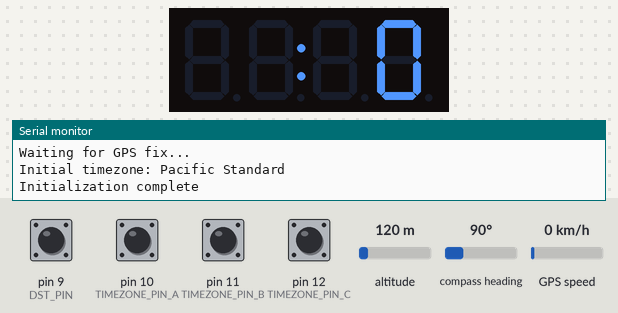
Recording of a sketch running on a simulated Arduino Uno, built with avr-gcc and run on an emulated ATmega328P. Shown: 4-digit seven-segment display, the last lines printed to the serial monitor. The inputs (shaded band) are chosen by the test bench; at power-on: pin 9 (DST_PIN), pin 10 (TIMEZONE_PIN_A), pin 11 (TIMEZONE_PIN_B), pin 12 (TIMEZONE_PIN_C) HIGH, altitude 120 m, compass heading 90°, GPS speed 0 km/h. The GPS gets a fix after 3 s at 37.7749, -122.4194 with 8 satellites.

Above: at 2.2 s.
2.3 s: pin 9 (DST_PIN) pulled LOW for 1 s
At 3.8 s:
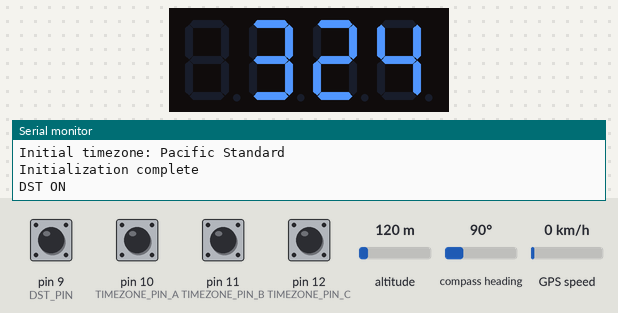
5.5 s: pin 12 (TIMEZONE_PIN_C) pulled LOW for 1 s
At 7.8 s:
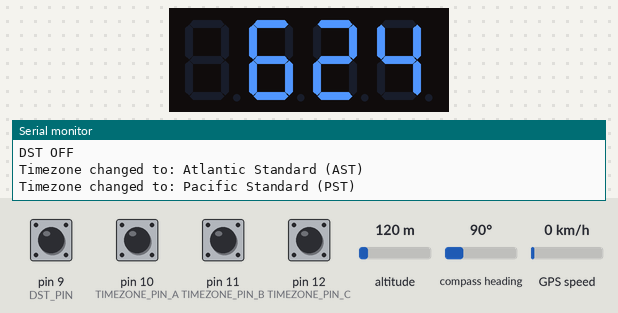
9.5 s: pin 12 (TIMEZONE_PIN_C) pulled LOW for 3.2 s
Timing chart, 0 to 12.5 s (numbered marks = the images above; inputs shaded):
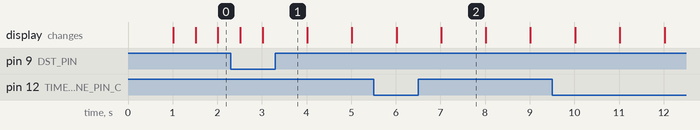

Measured:
- after the input at 5.5 s, the display: first differs from a run without the input after 1.5 s (image 2)
- what the display in image 2 shows lasts 1.0 s, from 7.0 s to 8.0 s

The sketch:

gps_clock_tz_dst.ino
```cpp
/**
 * GPS Clock with 7-Segment Display
 * and DST/TimeZone selector
 */

#include "SoftwareSerial.h"
#include "Wire.h"
#include "Adafruit_LEDBackpack.h"
#include "Adafruit_GFX.h"
#include "Adafruit_GPS.h"

// Configuration Constants
namespace Config {
  // Display settings
  const bool TIME_24_HOUR = false;
  const uint8_t DISPLAY_ADDRESS = 0x70;

  // Time zone settings
  const uint8_t DST_PIN = 9;           // Pin for DST switch
  const uint8_t TIMEZONE_PIN_A = 10;   // Pin A for timezone selection
  const uint8_t TIMEZONE_PIN_B = 11;   // Pin B for timezone selection
  const uint8_t TIMEZONE_PIN_C = 12;   // Pin C for timezone selection

  // GPS settings
  const uint8_t GPS_RX_PIN = 8;
  const uint8_t GPS_TX_PIN = 7;
  const uint32_t GPS_BAUD = 9600;
  const uint32_t SERIAL_BAUD = 115200;

  // Update intervals
  const uint16_t DISPLAY_UPDATE_MS = 100;
  const uint16_t TIMEZONE_CHECK_MS = 1000;  // Check timezone switches every second
}

// Hardware instances
Adafruit_7segment display = Adafruit_7segment();
SoftwareSerial gpsSerial(Config::GPS_RX_PIN, Config::GPS_TX_PIN);
Adafruit_GPS gps(&gpsSerial);

// Timezone definitions
struct Timezone {
  const char* name;
  const char* abbreviation;
  int8_t utcOffset;        // Standard time offset from UTC
  bool observesDST;        // Whether this timezone observes DST
  int8_t dstOffset;        // Additional offset during DST (usually +1)
};

// Predefined timezones (expandable)
const Timezone TIMEZONES[] = {
  {"Pacific Standard", "PST", -8, true, 1},      // 000
  {"Mountain Standard", "MST", -7, true, 1},     // 001
  {"Central Standard", "CST", -6, true, 1},      // 010
  {"Eastern Standard", "EST", -5, true, 1},      // 011
  {"Atlantic Standard", "AST", -4, false, 0},    // 100
  {"Hawaii Standard", "HST", -10, false, 0},     // 101
  {"Alaska Standard", "AKST", -9, true, 1},      // 110
  {"UTC", "UTC", 0, false, 0}                    // 111
};

const uint8_t NUM_TIMEZONES = sizeof(TIMEZONES) / sizeof(TIMEZONES[0]);

// State variables
struct ClockState {
  uint32_t lastUpdate = 0;
  uint32_t lastTimezoneCheck = 0;
  bool colonState = false;
  bool gpsFixValid = false;
  uint8_t hours = 0;
  uint8_t minutes = 0;
  uint8_t seconds = 0;
  uint8_t currentTimezoneIndex = 0;
  bool isDSTActive = false;
  bool dstSwitchState = false;
  uint8_t timezoneSwitchState = 0;
} clockState;

/**
 * Initialize all hardware components
 */
void setup() {
  Serial.begin(Config::SERIAL_BAUD);
  Serial.println(F("GPS Clock Starting..."));

  initializeDisplay();
  initializeGPS();
  initializePins();

  Serial.println(F("Initialization complete"));
}

/**
 * Main program loop
 */
void loop() {
  updateGPSData();
  updateTimezoneIfNeeded();

  if (millis() - clockState.lastUpdate >= Config::DISPLAY_UPDATE_MS) {
    updateDisplay();
    clockState.lastUpdate = millis();
  }
}

/**
 * Initialize the 7-segment display
 */
void initializeDisplay() {
  display.begin(Config::DISPLAY_ADDRESS);
  display.setBrightness(15);  // Max brightness

  // Show startup pattern
  display.print(8888);
  display.drawColon(true);
  display.writeDisplay();
  delay(1000);
  display.clear();
  display.writeDisplay();
}

/**
 * Initialize GPS module
 */
void initializeGPS() {
  gps.begin(Config::GPS_BAUD);

  // Configure GPS for optimal clock usage
  gps.sendCommand(PMTK_SET_NMEA_OUTPUT_RMCONLY);
  gps.sendCommand(PMTK_SET_NMEA_UPDATE_1HZ);

  enableGPSInterrupt();

  Serial.println(F("Waiting for GPS fix..."));
}

/**
 * Initialize input pins
 */
void initializePins() {
  pinMode(Config::DST_PIN, INPUT_PULLUP);
  pinMode(Config::TIMEZONE_PIN_A, INPUT_PULLUP);
  pinMode(Config::TIMEZONE_PIN_B, INPUT_PULLUP);
  pinMode(Config::TIMEZONE_PIN_C, INPUT_PULLUP);

  // Initialize timezone state
  updateTimezoneSettings();

  Serial.print(F("Initial timezone: "));
  Serial.println(getCurrentTimezone().name);
}

/**
 * Update GPS data if available
 */
void updateGPSData() {
  if (gps.newNMEAreceived()) {
    if (gps.parse(gps.lastNMEA())) {
      clockState.gpsFixValid = gps.fix;

      if (clockState.gpsFixValid) {
        updateTimeFromGPS();
      }
    }
  }
}

/**
 * Extract and adjust time from GPS data
 */
void updateTimeFromGPS() {
  int totalOffset = calculateTimezoneOffset();
  int adjustedHours = gps.hour + totalOffset;

  // Handle day boundary crossings
  adjustedHours = normalizeHours(adjustedHours);

  clockState.hours = adjustedHours;
  clockState.minutes = gps.minute;
  clockState.seconds = gps.seconds;
}

/**
 * Normalize hours to 0-23 range, handling day boundaries
 */
int normalizeHours(int hours) {
  while (hours < 0) {
    hours += 24;
  }
  while (hours >= 24) {
    hours -= 24;
  }
  return hours;
}

/**
 * Update the display with current time
 */
void updateDisplay() {
  if (!clockState.gpsFixValid) {
    showNoGPSIndicator();
    return;
  }

  int displayHours = clockState.hours;
  int displayValue;

  // Convert to 12-hour format if needed
  if (!Config::TIME_24_HOUR) {
    displayHours = convertTo12Hour(displayHours);
  }

  displayValue = displayHours * 100 + clockState.minutes;

  // Display the time
  display.print(displayValue, DEC);

  // Handle leading zeros for 24-hour format
  if (Config::TIME_24_HOUR && clockState.hours < 10) {
    display.writeDigitNum(1, 0);
    if (clockState.minutes < 10) {
      display.writeDigitNum(3, 0);
    }
  }

  // Blink colon every second
  bool showColon = (clockState.seconds % 2 == 0);
  display.drawColon(showColon);

  display.writeDisplay();
}

/**
 * Convert 24-hour format to 12-hour format
 */
int convertTo12Hour(int hours24) {
  if (hours24 == 0) {
    return 12;  // Midnight becomes 12 AM
  } else if (hours24 > 12) {
    return hours24 - 12;  // PM hours
  } else {
    return hours24;  // AM hours (1-12)
  }
}

/**
 * Show indicator when GPS fix is not available
 */
void showNoGPSIndicator() {
  static uint32_t lastBlink = 0;
  static bool blinkState = false;

  if (millis() - lastBlink >= 500) {  // Blink every 500ms
    blinkState = !blinkState;
    lastBlink = millis();

    if (blinkState) {
      display.print(0);  // Show "00.00"
      display.drawColon(true);
    } else {
      display.clear();
    }
    display.writeDisplay();
  }
}

/**
 * Get timezone offset in hours
 */
int getTimezoneOffset() {
  return getCurrentTimezone().utcOffset;
}

/**
 * Get DST offset based on switch state
 */
int getDSTOffset() {
  const Timezone& tz = getCurrentTimezone();

  if (!tz.observesDST) {
    return 0;  // This timezone doesn't observe DST
  }

  return clockState.isDSTActive ? tz.dstOffset : 0;
}

/**
 * Calculate total timezone offset including DST
 */
int calculateTimezoneOffset() {
  return getTimezoneOffset() + getDSTOffset();
}

/**
 * Get current timezone object
 */
const Timezone& getCurrentTimezone() {
  return TIMEZONES[clockState.currentTimezoneIndex];
}

/**
 * Update timezone settings based on switches
 */
void updateTimezoneSettings() {
  // Read timezone selector switches (3-bit binary)
  uint8_t newTimezoneState = 0;
  if (digitalRead(Config::TIMEZONE_PIN_A) == LOW) newTimezoneState |= 0x01;
  if (digitalRead(Config::TIMEZONE_PIN_B) == LOW) newTimezoneState |= 0x02;
  if (digitalRead(Config::TIMEZONE_PIN_C) == LOW) newTimezoneState |= 0x04;

  // Read DST switch
  bool newDSTState = (digitalRead(Config::DST_PIN) == LOW);

  // Check if timezone changed
  if (newTimezoneState != clockState.timezoneSwitchState) {
    clockState.timezoneSwitchState = newTimezoneState;
    clockState.currentTimezoneIndex = newTimezoneState % NUM_TIMEZONES;

    Serial.print(F("Timezone changed to: "));
    Serial.print(getCurrentTimezone().name);
    Serial.print(F(" ("));
    Serial.print(getCurrentTimezone().abbreviation);
    Serial.println(F(")"));
  }

  // Check if DST setting changed
  if (newDSTState != clockState.dstSwitchState) {
    clockState.dstSwitchState = newDSTState;
    clockState.isDSTActive = newDSTState;

    Serial.print(F("DST "));
    Serial.println(clockState.isDSTActive ? F("ON") : F("OFF"));
  }
}

/**
 * Check and update timezone settings periodically
 */
void updateTimezoneIfNeeded() {
  if (millis() - clockState.lastTimezoneCheck >= Config::TIMEZONE_CHECK_MS) {
    updateTimezoneSettings();
    clockState.lastTimezoneCheck = millis();
  }
}

/**
 * Get timezone name for display
 */
String getTimezoneDisplayName() {
  const Timezone& tz = getCurrentTimezone();
  String name = tz.abbreviation;

  if (tz.observesDST && clockState.isDSTActive) {
    // Convert standard time abbreviation to DST
    // This is a simplified conversion - could be expanded
    if (name == "PST") name = "PDT";
    else if (name == "MST") name = "MDT";
    else if (name == "CST") name = "CDT";
    else if (name == "EST") name = "EDT";
    else if (name == "AKST") name = "AKDT";
    else name += "D";  // Generic DST indicator
  }

  return name;
}

/**
 * Auto-detect DST based on date (US rules)
 * Call this function if you want automatic DST detection
 */
bool calculateDSTAuto() {
  if (!clockState.gpsFixValid) return false;

  const Timezone& tz = getCurrentTimezone();
  if (!tz.observesDST) return false;

  // This is a simplified US DST calculation
  // DST starts second Sunday in March, ends first Sunday in November
  // For full implementation, you'd need to calculate based on GPS date

  uint8_t month = gps.month;
  uint8_t day = gps.day;

  // Very basic DST detection (US rules)
  if (month >= 4 && month <= 10) {
    return true;  // Likely DST period
  } else if (month == 3) {
    return day >= 8;  // Rough approximation
  } else if (month == 11) {
    return day < 7;   // Rough approximation
  }

  return false;
}

/**
 * Enable GPS interrupt for data reading
 */
void enableGPSInterrupt() {
  OCR0A = 0xAF;
  TIMSK0 |= _BV(OCIE0A);
}

/**
 * GPS interrupt service routine
 */
SIGNAL(TIMER0_COMPA_vect) {
  gps.read();
}

/**
 * Debug function to print current status
 */
void printStatus() {
  Serial.print(F("GPS Fix: "));
  Serial.print(clockState.gpsFixValid ? F("YES") : F("NO"));

  if (clockState.gpsFixValid) {
    Serial.print(F(" | Time: "));
    if (clockState.hours < 10) Serial.print('0');
    Serial.print(clockState.hours);
    Serial.print(':');
    if (clockState.minutes < 10) Serial.print('0');
    Serial.print(clockState.minutes);
    Serial.print(':');
    if (clockState.seconds < 10) Serial.print('0');
    Serial.print(clockState.seconds);

    Serial.print(F(" "));
    Serial.print(getTimezoneDisplayName());

    Serial.print(F(" | Satellites: "));
    Serial.print((int)gps.satellites);

    Serial.print(F(" | Date: "));
    Serial.print(gps.month);
    Serial.print('/');
    Serial.print(gps.day);
    Serial.print('/');
    Serial.print(2000 + gps.year);
  }

  Serial.print(F(" | TZ: "));
  Serial.print(getCurrentTimezone().name);
  Serial.print(F(" (UTC"));
  int totalOffset = calculateTimezoneOffset();
  if (totalOffset >= 0) Serial.print('+');
  Serial.print(totalOffset);
  Serial.print(F(")"));

  Serial.println();
}

/**
 * Display timezone information on startup or timezone change
 */
void displayTimezoneInfo() {
  const Timezone& tz = getCurrentTimezone();

  Serial.println(F("=== Timezone Information ==="));
  Serial.print(F("Name: "));
  Serial.println(tz.name);
  Serial.print(F("Abbreviation: "));
  Serial.println(getTimezoneDisplayName());
  Serial.print(F("UTC Offset: "));
  if (tz.utcOffset >= 0) Serial.print('+');
  Serial.println(tz.utcOffset);
  Serial.print(F("Observes DST: "));
  Serial.println(tz.observesDST ? F("Yes") : F("No"));
  if (tz.observesDST) {
    Serial.print(F("DST Currently: "));
    Serial.println(clockState.isDSTActive ? F("Active") : F("Inactive"));
  }
  Serial.print(F("Total Offset: UTC"));
  int totalOffset = calculateTimezoneOffset();
  if (totalOffset >= 0) Serial.print('+');
  Serial.println(totalOffset);
  Serial.println(F("============================"));
}

/**
 * List all available timezones
 */
void listAvailableTimezones() {
  Serial.println(F("Available Timezones:"));
  Serial.println(F("Switch | Name | Abbrev | UTC Offset"));
  Serial.println(F("-------|------|--------|----------"));

  for (uint8_t i = 0; i < NUM_TIMEZONES; i++) {
    Serial.print(F("  "));
    Serial.print(i, BIN);
    if (i < 4) Serial.print(F("  "));  // Align binary display
    Serial.print(F("   | "));
    Serial.print(TIMEZONES[i].name);
    Serial.print(F(" | "));
    Serial.print(TIMEZONES[i].abbreviation);
    Serial.print(F(" | UTC"));
    if (TIMEZONES[i].utcOffset >= 0) Serial.print('+');
    Serial.print(TIMEZONES[i].utcOffset);
    if (TIMEZONES[i].observesDST) {
      Serial.print(F(" (DST +"));
      Serial.print(TIMEZONES[i].dstOffset);
      Serial.print(F(")"));
    }
    Serial.println();
  }
  Serial.println();
}

/**
 * Convert UTC time to any timezone
 */
void convertUTCToTimezone(uint8_t utcHour, uint8_t utcMinute, uint8_t timezoneIndex,
                         uint8_t& localHour, uint8_t& localMinute, bool useDST = false) {
  if (timezoneIndex >= NUM_TIMEZONES) return;

  const Timezone& tz = TIMEZONES[timezoneIndex];
  int offset = tz.utcOffset;

  if (useDST && tz.observesDST) {
    offset += tz.dstOffset;
  }

  int totalMinutes = utcHour * 60 + utcMinute + (offset * 60);

  // Handle day boundary crossings
  while (totalMinutes < 0) totalMinutes += 24 * 60;
  while (totalMinutes >= 24 * 60) totalMinutes -= 24 * 60;

  localHour = totalMinutes / 60;
  localMinute = totalMinutes % 60;
}

/**
 * Show multiple timezone clocks (useful for world clock feature)
 */
void showWorldClock() {
  if (!clockState.gpsFixValid) {
    Serial.println(F("No GPS fix for world clock"));
    return;
  }

  Serial.println(F("=== World Clock ==="));
  Serial.print(F("UTC: "));
  if (gps.hour < 10) Serial.print('0');
  Serial.print(gps.hour);
  Serial.print(':');
  if (gps.minute < 10) Serial.print('0');
  Serial.println(gps.minute);
  Serial.println();

  for (uint8_t i = 0; i < NUM_TIMEZONES; i++) {
    uint8_t localHour, localMinute;
    convertUTCToTimezone(gps.hour, gps.minute, i, localHour, localMinute, true);

    Serial.print(TIMEZONES[i].abbreviation);
    Serial.print(F(": "));
    if (localHour < 10) Serial.print('0');
    Serial.print(localHour);
    Serial.print(':');
    if (localMinute < 10) Serial.print('0');
    Serial.print(localMinute);
    Serial.print(F(" ("));
    Serial.print(TIMEZONES[i].name);
    Serial.println(F(")"));
  }
  Serial.println(F("=================="));
}
```
